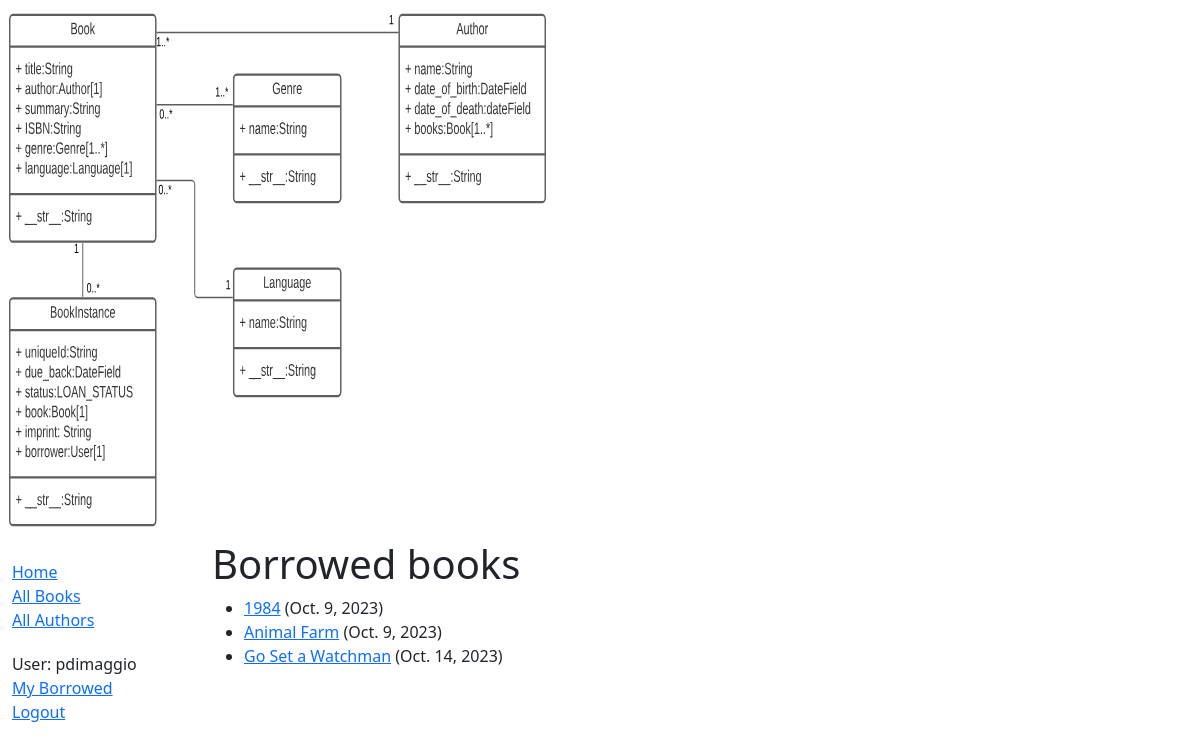
/catalog/mybooks/ (signed in), run on the app's committed database.
### catalog/models.py (models this page shows, shortened)
class BookInstance(models.Model):
    id = models.UUIDField(primary_key=True, default=uuid.uuid4, help_text='Unique ID for this particular book across whole library')
    book = models.ForeignKey('Book', on_delete=models.RESTRICT, null=True)
    imprint = models.CharField(max_length=200)
    due_back = models.DateField(null=True, blank=True)
    borrower = models.ForeignKey(User, on_delete=models.SET_NULL, null=True, blank=True)
    test = models.DateField(null=True, blank=True)
    LOAN_STATUS = (
        ('m', 'Maintenance'),
        ('o', 'On loan'),
        ('a', 'Available'),
        ('r', 'Reserved'),
    )
    status = models.CharField(
        max_length=1,
        choices=LOAN_STATUS,
        blank=True,
        default='m',
        help_text='Book availability',
    )
    class Meta:
        ordering = ['due_back']
        permissions = (("can_mark_returned", "Set book as returned"),)
    @property
    def is_overdue(self):
        return bool(self.due_back and date.today() > self.due_back)

class Book(models.Model):
    title = models.CharField(max_length=200)
    author = models.ForeignKey('Author', on_delete=models.SET_NULL, null=True)
    summary = models.TextField(max_length=1000, help_text='Enter a brief description of the book')
    isbn = models.CharField('ISBN', max_length=13, unique=True,
                             help_text='13 Character <a href="https://www.isbn-international.org/content/what-isbn">ISBN number</a>')
    genre = models.ManyToManyField(Genre, help_text='Select a genre for this book')
    language = models.ForeignKey('Language', on_delete=models.SET_NULL, null=True)
    class Meta:
        ordering = ['title']
    def display_genre(self):
        """Creates a string for the Genre. This is required to display genre in Admin."""
        return ', '.join([genre.name for genre in self.genre.all()[:3]])
    display_genre.short_description = 'Genre'

### catalog/views.py (the view)
# urls.py: path('mybooks/', views.LoanedBooksByUserListView.as_view(), name='my-borrowed'),
class LoanedBooksByUserListView(LoginRequiredMixin, generic.ListView):
    model = BookInstance
    template_name = 'catalog/bookinstance_list_borrowed_user.html'
    paginate_by = 10
    def get_queryset(self):
        return (
            BookInstance.objects.filter(borrower=self.request.user)
            .filter(status__exact='o')
            .order_by('due_back')
        )

### catalog/templates/catalog/bookinstance_list_borrowed_user.html
{% extends "base_generic.html" %}
{% block content %}
    <h1>Borrowed books</h1>
    {% if bookinstance_list %}
    <ul>
      {% for bookinst in bookinstance_list %}
      <li class="{% if bookinst.is_overdue %}text-danger{% endif %}">
        <a href="{% url 'book-detail' bookinst.book.pk %}">{{ bookinst.book.title }}</a> ({{ bookinst.due_back }})
      </li>
      {% endfor %}
    </ul>
    {% else %}
      <p>There are no books borrowed.</p>
    {% endif %}
{% endblock %}

### catalog/templates/base_generic.html (shortened to what this page needs)
<!DOCTYPE html>
<html lang="en">
  <head>
    <link
      href="https://cdn.jsdelivr.net/npm/bootstrap@5.1.3/dist/css/bootstrap.min.css"
      rel="stylesheet"
 />
    {% load static %}
    <link rel="stylesheet" href="{% static 'css/styles.css' %}" />
    <img
        src="{% static 'catalog/images/local_library_model_uml.svg' %}"
        alt="UML diagram"
        style="width:555px;height:540px;" />
    <link rel="stylesheet" href="https://cdnjs.cloudflare.com/ajax/libs/toastr.js/latest/toastr.min.css">
  </head>
  <body>
    <div class="container-fluid">
      <div class="row">
        <div class="col-sm-2">
          {% block sidebar %}
            <ul class="sidebar-nav">
              <li><a href="{% url 'index' %}">Home</a></li>
              <li><a href="{% url 'books' %}">All Books</a></li>
              <li><a href="{% url 'authors' %}">All Authors</a></li>
            </ul>
            <ul class="sidebar-nav">
            {% if user.is_authenticated %}
              <li>User: {{ user.get_username }}</li>
              <li><a href="{% url 'my-borrowed' %}">My Borrowed</a></li>
              <li><a href="{% url 'logout' %}?next={{ request.path }}">Logout</a></li>
            {% else %}
              <li><a href="{% url 'login' %}?next={{ request.path }}">Login</a></li>
            {% endif %}
            </ul>
          {% endblock %}
        </div>
        <div class="col-sm-10 ">
        {% block content %}{% endblock %}
        </div>
      </div>
    </div>
  </body>
</html>

### catalog/static/css/styles.css (style rules this page uses)
.sidebar-nav { margin-top: 20px; padding: 0; list-style: none; }

### data on the page
BookInstance: book "1984", due_back "Oct. 9, 2023"
BookInstance: book "Animal Farm", due_back "Oct. 9, 2023"
BookInstance: book "Go Set a Watchman", due_back "Oct. 14, 2023"

### other printed values
{{ user.get_username }} "pdimaggio"
